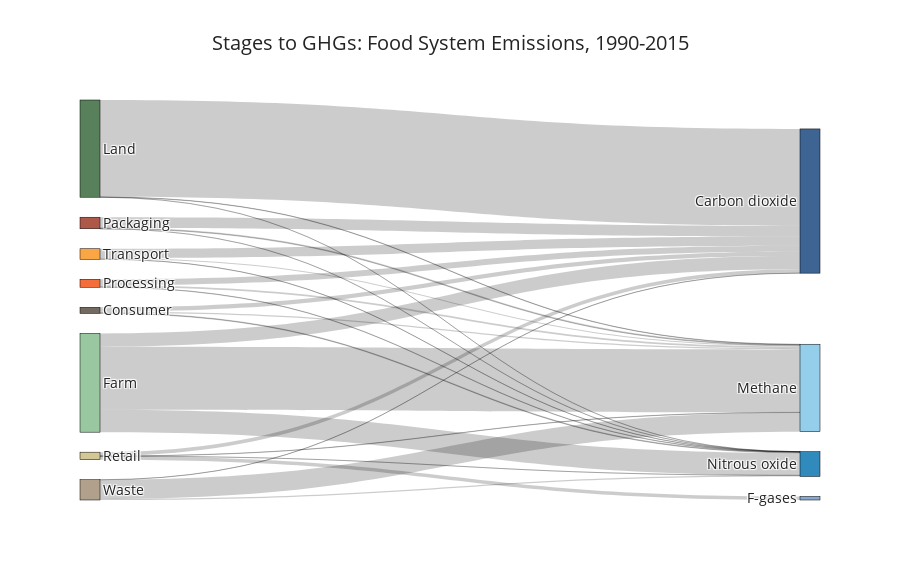

Here is the notebook cell this chart was saved with:
### Markdown cell above
* Carbon dioxide (CO2), Methane (CH4), and Nitrous oxide (N2O) emissions are found from **all eight stages** of global food systems
* Despite their ubiquity, the vast majority of CO2, CH4, and N20 emissions occur in **Land** and **Farm** 
* **F-gases** are identified in one stage only: **Retail**
* **Land** and **Farm** account for most food system emissions by stage
* **Carbon dioxide** (CO2) and **Methane** (CH4) account for the vast majority of food system emissions by GHG

### Code cell
fig = go.Figure(data=[go.Sankey(
    arrangement = "snap",
    node = dict(
      pad = 20,
      thickness = 20,
      line = dict(color = "black", width = 0.5),
      label = [
          "Land", "Farm", "Processing", "Transport", "Packaging", "Retail", "Consumer", "Waste", "Carbon dioxide", "Methane", "Nitrous oxide",
          "F-gases"],
      color = ["#58805b", "#98c7a0", "#f36e3a", "#fba644", "#ad5849", "#d2c795", "#736a62", "#b0a08c","#3d6493", "#95ceeb", "#308bbc", "#86aad1"]),
    link = dict(
      source = [0,0,0,1,1,1,2,2,2,3,3,3,4,4,4,5,5,5,5,6,6,6,7,7,7,7], # corresponds to 8 food system stages (the 'source') 
      target = [8, 9, 10, 8, 9, 10,8, 9, 10,8, 9, 10,8, 9, 10,8, 11, 9, 10, 8, 9, 10, 8, 9, 10], #ghg types (the targets)
      value  = [1.63842659e+11, 6.08796006e+08, 8.74212200e+06, 2.25137898e+10, 1.06454795e+11,
                3.80959812e+10, 1.01506384e+10, 2.90852906e+09, 5.16606457e+08, 1.57765035e+10,
                1.73819055e+09, 2.46781984e+08, 1.80289417e+10, 1.39274312e+09, 8.13052248e+07,
                6.37215236e+09, 6.01030263e+09, 3.69802473e+08, 2.42898945e+07, 7.21136338e+09,
                2.06679458e+09, 1.09796230e+09, 7.18888257e+07, 3.23804654e+10, 1.83359537e+09] #the amount per Source to Target
  ))])
fig.update_layout(
    height=580,
    title_text="Stages to GHGs: Food System Emissions, 1990-2015", 
    font_size=14)
fig.show()

### Figure 1 — Plotly figure (JSON) as saved in the notebook; plotly's stock layout.template omitted (floating-point values rounded to 4 significant figures)
{"data": [{"arrangement": "snap", "link": {"source": [0, 0, 0, 1, 1, 1, 2, 2, 2, 3, 3, 3, 4, 4, 4, 5, 5, 5, 5, 6, 6, 6, 7, 7, 7, 7], "target": [8, 9, 10, 8, 9, 10, 8, 9, 10, 8, 9, 10, 8, 9, 10, 8, 11, 9, 10, 8, 9, 10, 8, 9, 10], "value": [163800000000.0, 608800000.0, 8742000.0, 22510000000.0, 106500000000.0, 38100000000.0, 10150000000.0, 2909000000.0, 516600000.0, 15780000000.0, 1738000000.0, 246800000.0, 18030000000.0, 1393000000.0, 81310000.0, 6372000000.0, 6010000000.0, 369800000.0, 24290000.0, 7211000000.0, 2067000000.0, 1098000000.0, 71890000.0, 32380000000.0, 1834000000.0]}, "node": {"color": ["#58805b", "#98c7a0", "#f36e3a", "#fba644", "#ad5849", "#d2c795", "#736a62", "#b0a08c", "#3d6493", "#95ceeb", "#308bbc", "#86aad1"], "label": ["Land", "Farm", "Processing", "Transport", "Packaging", "Retail", "Consumer", "Waste", "Carbon dioxide", "Methane", "Nitrous oxide", "F-gases"], "line": {"color": "black", "width": 0.5}, "pad": 20, "thickness": 20}, "type": "sankey"}], "layout": {"font": {"size": 14}, "height": 580, "title": {"text": "Stages to GHGs: Food System Emissions, 1990-2015"}}}
